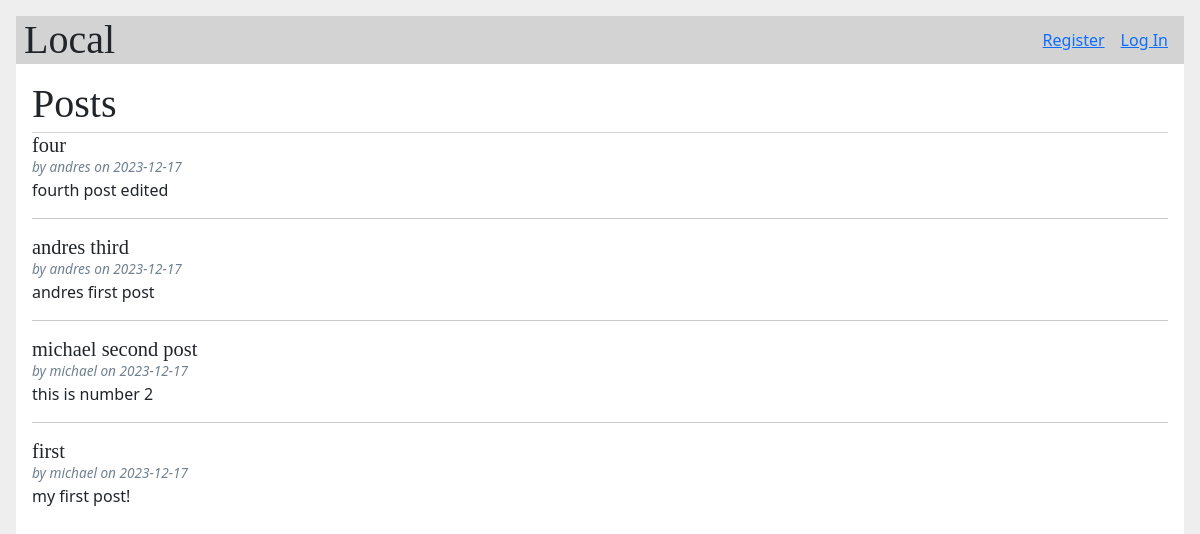
Before: / with the older database file.
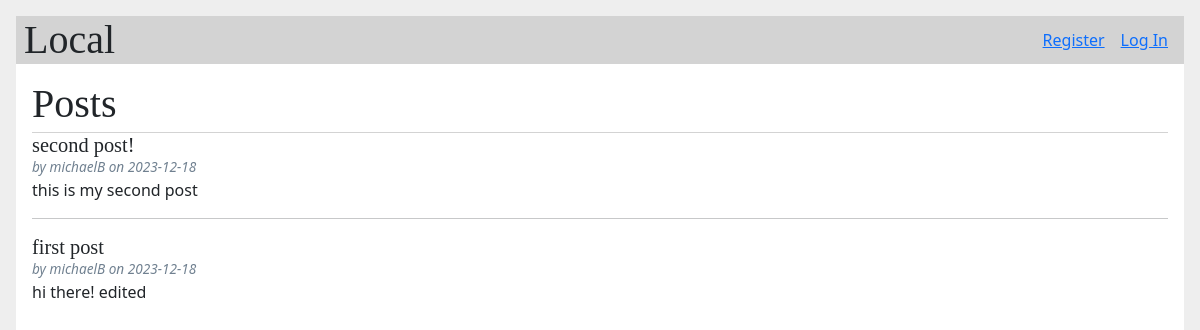
After: the same page with the newer database file.
### tables this page shows
CREATE TABLE post (
  id INTEGER PRIMARY KEY AUTOINCREMENT,
  author_id INTEGER NOT NULL,
  created TIMESTAMP NOT NULL DEFAULT CURRENT_TIMESTAMP,
  destination TEXT NOT NULL,
  body TEXT NOT NULL,
  FOREIGN KEY (author_id) REFERENCES user (id)
);

CREATE TABLE user (
  id INTEGER PRIMARY KEY AUTOINCREMENT,
  email TEXT UNIQUE NOT NULL,
  username TEXT UNIQUE NOT NULL,
  password TEXT NOT NULL,
  first_name TEXT NOT NULL,
  last_name TEXT NOT NULL,
  Location TEXT
);

### flaskr/blog.py (the view)
@bp.route('/')
def index():
   db = get_db()
   posts = db.execute(
      'SELECT p.id, destination, body, created, author_id, username'
      ' FROM post p JOIN user u ON p.author_id = u.id'
      ' ORDER BY created DESC;'
   ).fetchall()
   return render_template('blog/index.html', posts=posts)

### flaskr/auth.py (called while the page is built)
@bp.before_app_request
def load_logged_in_user():
   user_id = session.get('user_id')
   if user_id is None:
      g.user = None
   else:
      g.user = get_db().execute(
         'SELECT * FROM user WHERE id = ?', (user_id,)
      ).fetchone()

### flaskr/db.py (called while the page is built)
def get_db():
    if 'db' not in g:
        g.db = sqlite3.connect(
            current_app.config['DATABASE'],
            detect_types=sqlite3.PARSE_DECLTYPES
        )
        g.db.row_factory = sqlite3.Row
    return g.db

### flaskr/templates/blog/index.html (shortened to what this page needs)
{% extends 'base.html' %}
{% block header %}
  <h1>{% block title %}Posts{% endblock %}</h1>
{% endblock %}
{% block content %}
  {% for post in posts %}
    <article class="post">
      <header>
        <div>
          <h1>{{ post['destination'] }}</h1>
          <div class="about">by {{ post['username'] }} on {{ post['created'].strftime('%Y-%m-%d') }}</div>
        </div>
      </header>
      <p class="body">{{ post['body'] }}</p>
    </article>
    {% if not loop.last %}
      <hr>
    {% endif %}
  {% endfor %}
{% endblock %}

### flaskr/templates/base.html (shortened to what this page needs)
<!doctype html>
<html>
  <head>
    <link rel="stylesheet" href="{{ url_for('static', filename='css/styles.css') }}">
    <link rel="stylesheet" href="https://cdn.jsdelivr.net/npm/bootstrap@5.3.0/dist/css/bootstrap.min.css">
  </head>
  <nav>
      <h1>Local</h1>
      <ul>
        {% if g.user %}
          <li><span>{{ g.user['username'] }}</span>
          {% block top %}{% endblock %}
          <li><a href="{{ url_for('auth.logout') }}">Log Out</a>
        {% else %}
          <li><a href="{{ url_for('auth.register') }}">Register</a>
          <li><a href="{{ url_for('auth.login') }}">Log In</a>
        {% endif %}
      </ul>
    </nav>
    <section class="content">
      <header>
        {% block header %}{% endblock %}
      </header>
      {% block content %}{% endblock %}
  </section>
</html>

### flaskr/static/css/styles.css (style rules this page uses)
html { font-family: sans-serif; background: #eee; padding: 1rem; }
h1, h2, h3, h4, h5, h6 { font-family: serif; color: #377ba8; margin: 1rem 0; }
a { color: #377ba8; }
hr { border: none; border-top: 1px solid lightgray; }
nav { background: lightgray; display: flex; align-items: center; padding: 0 0.5rem; }
nav h1 { flex: auto; margin: 0; }
nav ul { display: flex; list-style: none; margin: 0; padding: 0; }
nav ul li a, nav ul li span, header .action { display: block; padding: 0.5rem; }
.content { padding: 0 1rem 1rem; }
.content > header { border-bottom: 1px solid lightgray; display: flex; align-items: flex-end; }
.content > header h1 { flex: auto; margin: 1rem 0 0.25rem 0; }
.post > header { display: flex; align-items: flex-end; font-size: 0.85em; }
.post > header > div:first-of-type { flex: auto; }
.post > header h1 { font-size: 1.5em; margin-bottom: 0; }
.post .about { color: slategray; font-style: italic; }
.post .body { white-space: pre-line; }
.content:last-child { margin-bottom: 0; }

Changed rows visible on the page:
removed post: destination "four", username "andres", created "2023-12-17", body "fourth post edited"
removed post: destination "andres third", username "andres", created "2023-12-17", body "andres first post"
changed post: destination "michael second post" → "second post!"; username "michael" → "michaelB"; created "2023-12-17" → "2023-12-18"; body "this is number 2" → "this is my second post"
changed post: destination "first" → "first post"; username "michael" → "michaelB"; created "2023-12-17" → "2023-12-18"; body "my first post!" → "hi there! edited"
